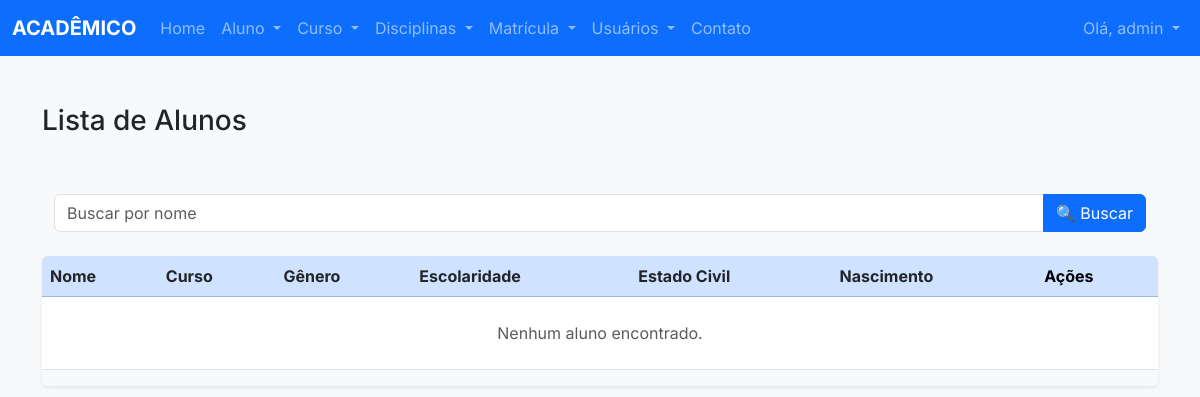
Before: /alunos/ (signed in) with the older database file.
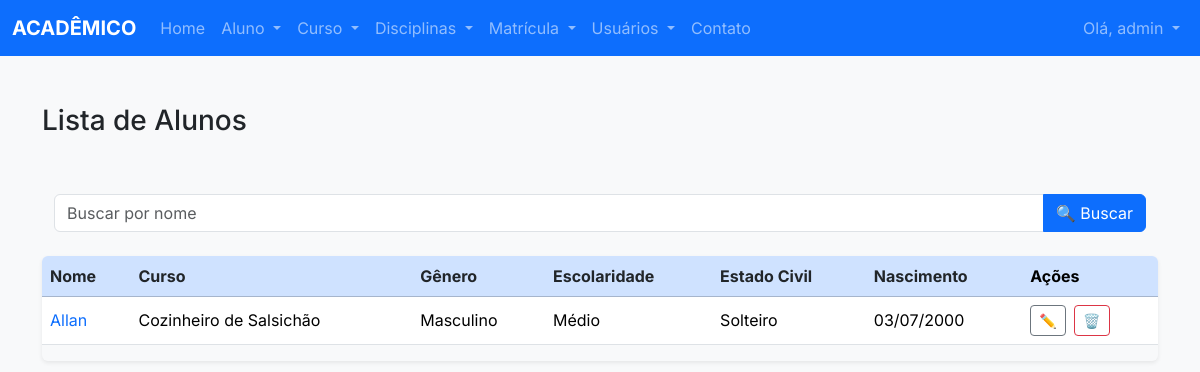
After: the same page with the newer database file.
### alunos/models.py (models this page shows, shortened)
class Aluno(models.Model):
    nome = models.CharField(max_length=100)
    data_nascimento = models.DateField()
    cpf = models.CharField(max_length=14, unique=True)
    genero = models.CharField(max_length=2, choices=GENERO_CHOICES)
    estado_civil = models.CharField(
        max_length=30, choices=ESTADO_CIVIL_CHOICES)
    escolaridade = models.CharField(
        max_length=50, choices=ESCOLARIDADE_CHOICES)
    curso = models.ForeignKey(Curso, on_delete=models.RESTRICT)
    ativo = models.BooleanField(default=True)
    foto = StdImageField(
        upload_to='fotos/alunos',
        variations={'thumb': (150, 150), 'medium': (300, 300)},
        blank=True,
        null=True
    )

### cursos/models.py (models this page shows, shortened)
class Curso(models.Model):
    nome = models.CharField(max_length=100)
    def __str__(self):
        return self.nome

### alunos/views.py (the view)
# urls.py: path('', alunos, name='lista'),
@login_required
def alunos(request):
    query = request.GET.get('busca', '')
    if query:
        alunos = Aluno.objects.filter(ativo=True, nome__icontains=query)
    else:
        alunos = Aluno.objects.filter(ativo=True)
    dados = {'alunos': alunos, 'ativos': True, 'query': query}
    return render(request, 'alunos/lista.html', dados)

### alunos/templates/alunos/lista.html (shortened to what this page needs)
{% extends 'base.html' %}
{% block content %}
<div class="container my-4">
    <div class="d-flex justify-content-between align-items-center mb-3">
        {% if ativos %}
        <h1 class="h3">Lista de Alunos</h1>
        {% else %}
        <h1 class="h3 text-muted">Lista de Alunos Inativos</h1>
        {% endif %}
    </div>
    {% include 'partials/_busca.html' %}
    <div class="table-responsive shadow-sm rounded" style="overflow-x:auto;">
        <table class="table table-hover align-middle fixed-width-table">
            <thead class="table-primary sticky-top">
                <tr>
                    {% if ativos %}
                    <th scope="col"><a href="{% url 'alunos:ordenar' 'nome' %}?busca={{ query }}"
                            class="text-decoration-none text-dark">Nome</a></th>
                    <th scope="col"><a href="{% url 'alunos:ordenar' 'curso' %}?busca={{ query }}"
                            class="text-decoration-none text-dark">Curso</a></th>
                    <th scope="col"><a href="{% url 'alunos:ordenar' 'genero' %}?busca={{ query }}"
                            class="text-decoration-none text-dark">Gênero</a></th>
                    <th scope="col"><a href="{% url 'alunos:ordenar' 'escolaridade' %}?busca={{ query }}"
                            class="text-decoration-none text-dark">Escolaridade</a></th>
                    <th scope="col"><a href="{% url 'alunos:ordenar' 'estado_civil' %}?busca={{ query }}"
                            class="text-decoration-none text-dark">Estado Civil</a></th>
                    <th scope="col"><a href="{% url 'alunos:ordenar' 'data_nascimento' %}?busca={{ query }}"
                            class="text-decoration-none text-dark">Nascimento</a></th>
                    <th scope="col">Ações</th>
                    {% endif %}
                </tr>
            </thead>
            <tbody>
                {% for aluno in alunos %}
                <tr>
                    <td><a href="{% url 'alunos:detalhes' aluno.id %}" class="text-primary text-decoration-none">
                            {{aluno.nome }}</a></td>
                    <td>{{ aluno.curso }}</td>
                    <td>{{ aluno.get_genero_display }}</td>
                    <td>{{ aluno.get_escolaridade_display }}</td>
                    <td>{{ aluno.get_estado_civil_display }}</td>
                    <td>{{ aluno.data_nascimento|date:"d/m/Y" }}</td>
                    <td>
                        {% if ativos %}
                        <a href="{% url 'alunos:editar' aluno.id %}" class="btn btn-sm btn-outline-secondary me-1"
                            title="Editar">✏️</a>
                        <a href="{% url 'alunos:excluir' aluno.id %}" class="btn btn-sm btn-outline-danger"
                            title="Excluir" onclick="return confirm('Confirma a exclusão deste aluno?');">🗑️</a>
                        {% else %}
                        <a href="{% url 'alunos:ativar' aluno.id %}" class="btn btn-sm btn-outline-success"
                            title="Ativar">✅</a>
                        {% endif %}
                    </td>
                </tr>
                {% empty %}
                <tr>
                    <td colspan="7" class="text-center text-muted py-4">Nenhum aluno encontrado.</td>
                </tr>
                {% endfor %}
            </tbody>
        </table>
    </div>
</div>
{% endblock %}

### core/templates/base.html (shortened to what this page needs)
<!DOCTYPE html>
<html lang="pt-br">
<head>
    <link href="https://cdn.jsdelivr.net/npm/bootstrap@5.3.6/dist/css/bootstrap.min.css" rel="stylesheet"
 />
</head>
<body>
    {% include 'partials/_menu.html' %}
    {% include 'partials/_messages.html' %}
    {% block content %}{% endblock %}
</body>
</html>

### core/templates/partials/_menu.html (shortened to what this page needs)
<nav class="navbar navbar-expand-lg navbar-dark bg-primary">
    <div class="container-fluid">
        <a class="navbar-brand fw-bold" href="#">ACADÊMICO</a>
        <div class="collapse navbar-collapse" id="navbarNavDropdown">
            <ul class="navbar-nav me-auto mb-2 mb-lg-0">
                <li class="nav-item">
                    <a class="nav-link" href="{% url 'core:index' %}">Home</a>
                </li>
                <li class="nav-item dropdown">
                    <a class="nav-link dropdown-toggle" href="#" id="alunoDropdown" role="button"
                        data-bs-toggle="dropdown" aria-expanded="false">
                        Aluno
                    </a>
                </li>
                <li class="nav-item dropdown">
                    <a class="nav-link dropdown-toggle" href="#" id="cursoDropdown" role="button"
                        data-bs-toggle="dropdown" aria-expanded="false">
                        Curso
                    </a>
                </li>
                <li class="nav-item dropdown">
                    <a class="nav-link dropdown-toggle" href="#" id="disciplinaDropdown" role="button"
                        data-bs-toggle="dropdown" aria-expanded="false">
                        Disciplinas
                    </a>
                </li>
                <li class="nav-item dropdown">
                    <a class="nav-link dropdown-toggle" href="#" id="matriculaDropdown" role="button"
                        data-bs-toggle="dropdown" aria-expanded="false">
                        Matrícula
                    </a>
                </li>
                <li class="nav-item dropdown">
                    <a class="nav-link dropdown-toggle" href="#" id="usuariosDropdown" role="button"
                        data-bs-toggle="dropdown" aria-expanded="false">
                        Usuários
                    </a>
                </li>
                <li class="nav-item">
                    <a class="nav-link" href="{% url 'contato:index' %}">Contato</a>
                </li>
            </ul>
            {% if user.is_authenticated %}
            <ul class="navbar-nav">
                <li class="nav-item dropdown">
                    <a class="nav-link dropdown-toggle" href="#" id="userDropdown" role="button"
                        data-bs-toggle="dropdown" aria-expanded="false">
                        Olá, {{ user.username }}
                    </a>
                </li>
            </ul>
            {% endif %}
        </div>
    </div>
</nav>

### core/templates/partials/_messages.html (shortened to what this page needs)
<div class="position-fixed top-0 end-0 p-3" style="z-index: 1055">
</div>

### core/templates/partials/_busca.html
<form method="get" class="container mt-4">
    <div class="input-group">
        <input type="text" name="busca" class="form-control" placeholder="Buscar por nome"
            value="{{ query|default:'' }}" />
        <button class="btn btn-primary" type="submit">
            🔍 Buscar
        </button>
    </div>
</form>

### core/templates/base.html (style rules this page uses)
:root { --bs-body-font-family: 'Inter', sans-serif; }
html { scroll-behavior: smooth; }
body { font-smooth: always; -webkit-font-smoothing: antialiased; -moz-osx-font-smoothing: grayscale; background-color: #f8f9fa; color: #212529; }
h1, h2, h3, h4 { font-weight: 600; }
a { text-decoration: none; }
.container { padding-top: 1.5rem; padding-bottom: 1.5rem; }

### alunos/templates/alunos/lista.html (style rules this page uses)
.fixed-width-table { min-width: 900px; }

Changed rows visible on the page:
added Aluno: nome "Allan", curso "Cozinheiro de Salsichão", genero "Masculino", escolaridade "Médio", estado_civil "Solteiro", data_nascimento "03/07/2000"
Other visible differences:
text no longer shown: "Nenhum aluno encontrado."
